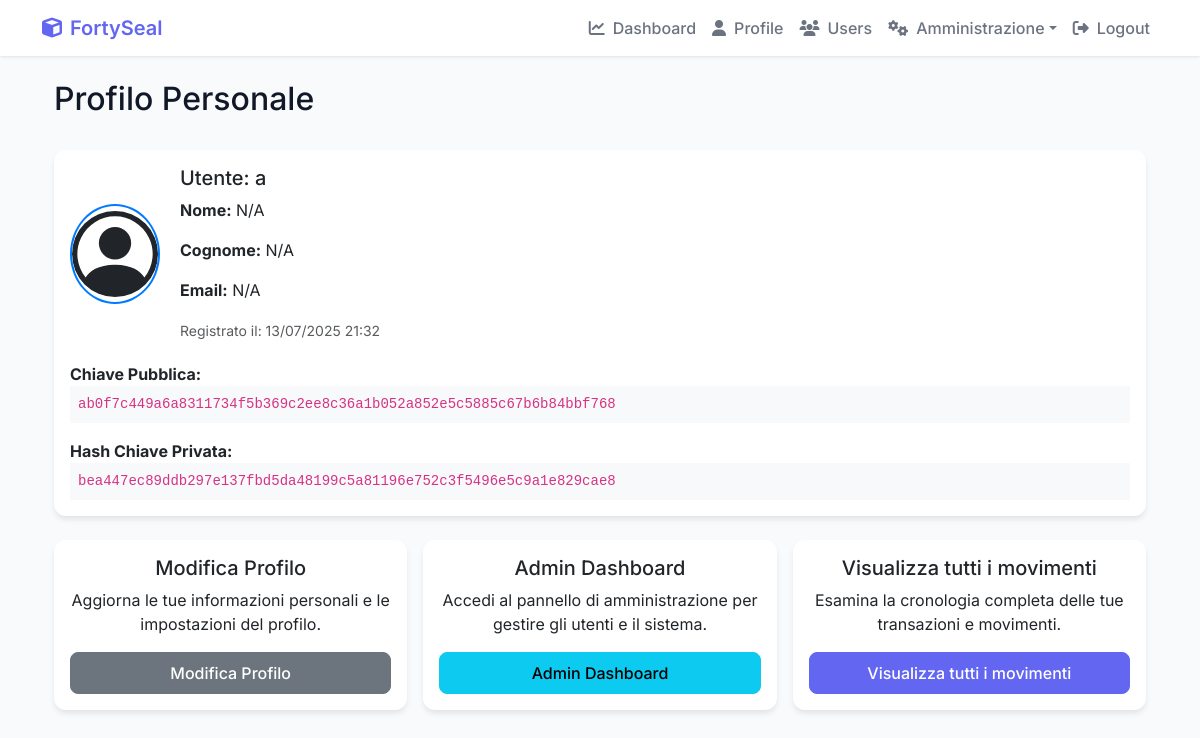
The page /profile/ (signed in) on the database as committed earlier.
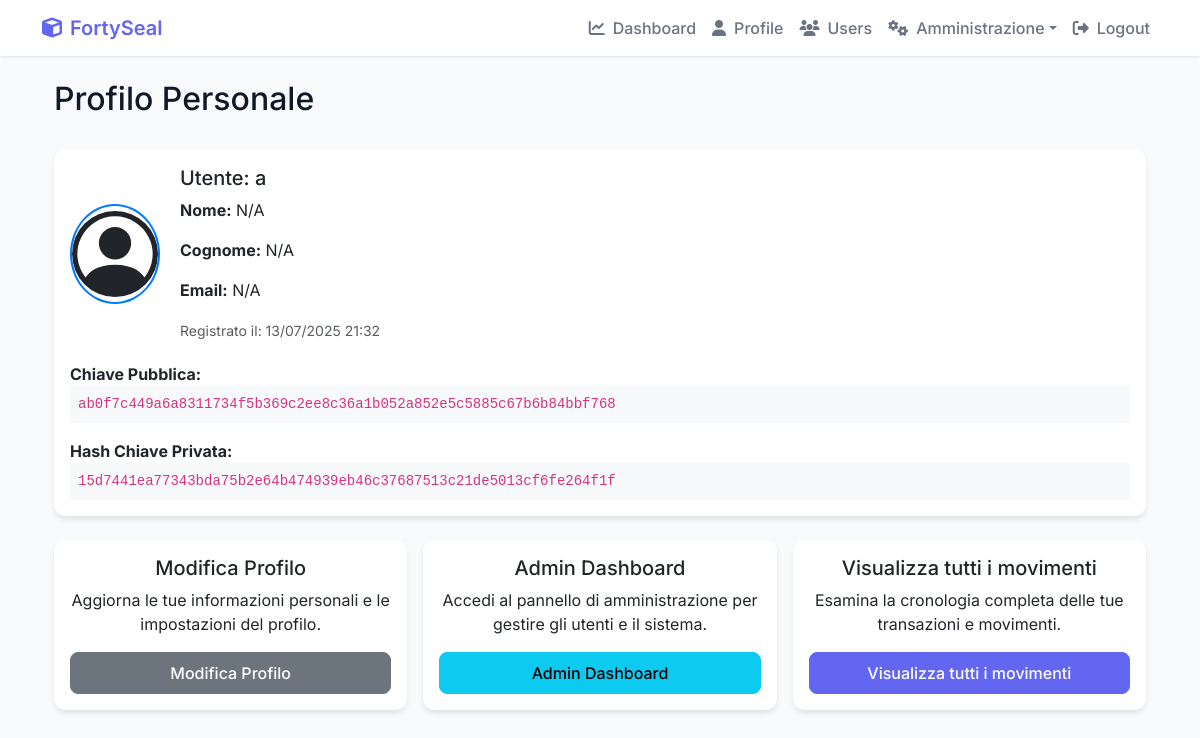
The same page on the database as committed later.
### Cripto1/models.py (models this page shows, shortened)
class UserProfile(models.Model):
    user = models.OneToOneField(User, on_delete=models.CASCADE)
    user_key = models.CharField(max_length=255, unique=True) # Keep as a unique identifier (can be hash of public key)
    public_key = models.TextField(null=True, blank=True) # Allow null for existing rows
    private_key = EncryptedTextField(null=True, blank=True) # Allow null for existing rows
    balance = models.FloatField(default=0.0)
    created_at = models.DateTimeField(auto_now_add=True)
    profile_picture = models.ImageField(upload_to='profile_pics/', blank=True, null=True)
    is_active = models.BooleanField(default=True)
    last_login_ip = models.GenericIPAddressField(null=True, blank=True)
    last_login_date = models.DateTimeField(null=True, blank=True)
    login_attempts = models.IntegerField(default=0)
    locked_until = models.DateTimeField(null=True, blank=True)
    sso_provider = models.CharField(max_length=50, blank=True, null=True)  # Per SSO
    sso_id = models.CharField(max_length=255, blank=True, null=True)  # ID esterno per SSO
    department = models.CharField(max_length=100, blank=True, null=True)
    position = models.CharField(max_length=100, blank=True, null=True)
    phone = models.CharField(max_length=20, blank=True, null=True)
    emergency_contact = models.CharField(max_length=255, blank=True, null=True)
    notes = models.TextField(blank=True, null=True)
    @property
    def private_key_hash(self):
        if self.private_key:
            return hashlib.sha256(self.private_key.encode()).hexdigest()
        return None
    def is_locked(self):
        if self.locked_until and timezone.now() < self.locked_until:
            return True
        return False
    def update_last_login(self, ip_address=None):
        self.last_login_date = timezone.now()
        if ip_address:
            self.last_login_ip = ip_address
        self.save()

### Cripto1/views.py (the view, shortened to what this page needs)
# urls.py: path('profile/', views.personal_profile, name='personal_profile'),
@login_required
def personal_profile(request):
    user_profile = UserProfile.objects.get(user=request.user)
    if not user_profile.public_key or not user_profile.private_key:
        user_profile.generate_key_pair()
        user_profile.refresh_from_db()
    recent_transactions = Transaction.objects.filter(
        models.Q(sender=request.user) |
        models.Q(receiver=request.user)
    ).order_by('-timestamp')[:5] # Limit to 5 recent transactions
    processed_recent_transactions = []
    context = {
        'user_profile': user_profile,
        'recent_transactions': processed_recent_transactions,
    }
    return render(request, 'Cripto1/personal_profile.html', context)

### Cripto1/templates/Cripto1/personal_profile.html (shortened to what this page needs)
{% extends 'Cripto1/base.html' %}
{% block content %}
<div class="container mt-4">
    <div class="d-flex justify-content-between align-items-center mb-4">
        <h2>Profilo Personale</h2>
    </div>
    <div class="card mb-4">
        <div class="card-body">
            <div class="profile-header">
                <div class="profile-info">
                    <h5 class="card-title">Utente: {{ user_profile.user.username }}</h5>
                    <p class="card-text">
                        <strong>Nome:</strong> {{ user_profile.user.first_name|default:"N/A" }}
                    </p>
                    <p class="card-text">
                        <strong>Cognome:</strong> {{ user_profile.user.last_name|default:"N/A" }}
                    </p>
                     <p class="card-text">
                        <strong>Email:</strong> {{ user_profile.user.email|default:"N/A" }}
                    </p>
                     <p class="card-text">
                        <small class="text-muted">Registrato il: {{ user_profile.created_at|date:"d/m/Y H:i" }}</small>
                    </p>
                </div>
            </div>
            <p class="card-text">
                <strong>Chiave Pubblica:</strong><br>
                <code class="bg-light p-2 d-block text-break">{{ user_profile.user_key }}</code>
            </p>
            <p class="card-text">
                <strong>Hash Chiave Privata:</strong><br>
                {% if user_profile.private_key_hash %}
                    <code class="bg-light p-2 d-block text-break">{{ user_profile.private_key_hash }}</code>
                {% else %}
                    <span class="text-danger">Nessuna chiave privata trovata.</span>
                {% endif %}
            </p>
        </div>
    </div>
    <div class="action-cards">
        <div class="card text-center mb-3">
            <div class="card-body d-flex flex-column">
                <h5 class="card-title">Modifica Profilo</h5>
                <p class="card-text">Aggiorna le tue informazioni personali e le impostazioni del profilo.</p>
                <a href="{% url 'Cripto1:edit_profile' %}" class="btn btn-secondary mt-auto">Modifica Profilo</a>
            </div>
        </div>
        {% if user.is_staff or user.is_superuser %}
        <div class="card text-center mb-3">
            <div class="card-body d-flex flex-column">
                <h5 class="card-title">Admin Dashboard</h5>
                <p class="card-text">Accedi al pannello di amministrazione per gestire gli utenti e il sistema.</p>
                <a href="{% url 'Cripto1:admin_dashboard' %}" class="btn btn-info mt-auto">Admin Dashboard</a>
            </div>
        </div>
        {% endif %}
        <div class="card text-center mb-3">
            <div class="card-body d-flex flex-column">
                <h5 class="card-title">Visualizza tutti i movimenti</h5>
                <p class="card-text">Esamina la cronologia completa delle tue transazioni e movimenti.</p>
                <a href="{% url 'Cripto1:all_transactions' %}" class="btn btn-primary mt-auto">Visualizza tutti i movimenti</a>
            </div>
        </div>
    </div>
</div>
{% endblock %}

Rows that differ between the two databases and show on the page:
changed UserProfile "ab0f7c449a6a8311734f5b369c2ee8c36a1b052a852e5c5885c67b6b84bbf768": private_key_hash "bea447ec89ddb297e137fbd5da48199c5a81196e752c3f5496e5c9a1e829cae8" → "15d7441ea77343bda75b2e64b474939eb46c37687513c21de5013cf6fe264f1f"
